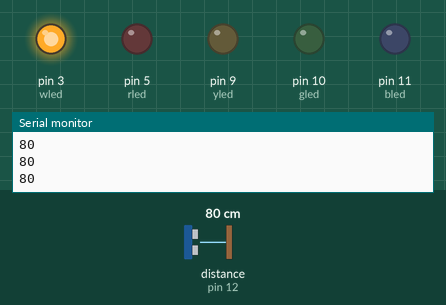
Bench run of a sketch on a simulated Arduino Uno, built with avr-gcc and run on an emulated ATmega328P. On the bench: output pins drawn as LEDs (lit = HIGH), the last lines printed to the serial monitor. The test bench sets the inputs (shaded band); at power-on: distance to the obstacle (sensor on pin 12) 80 cm.

Above: at 1.2 s.
1.3 s: distance to the obstacle (sensor on pin 12) set to 2 cm
At 2.2 s:
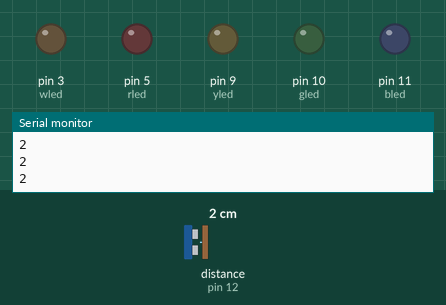
2.8 s: distance to the obstacle (sensor on pin 12) set to 9 cm
4.3 s: distance to the obstacle (sensor on pin 12) set to 12 cm
At 5.5 s:
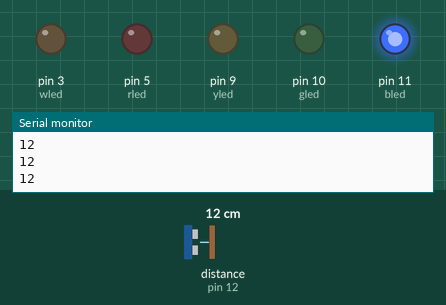
5.8 s: distance to the obstacle (sensor on pin 12) set to 35 cm
At 6.4 s:
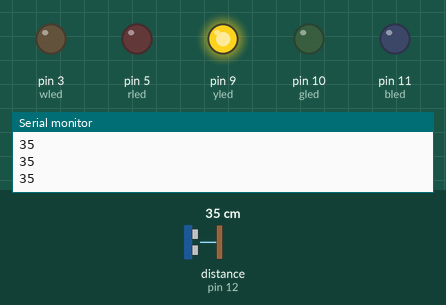
7.3 s: distance to the obstacle (sensor on pin 12) set to 27 cm
At 7.9 s:
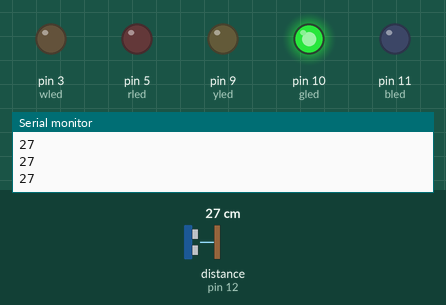
8.8 s: distance to the obstacle (sensor on pin 12) set to 4 cm
At 10.3 s:
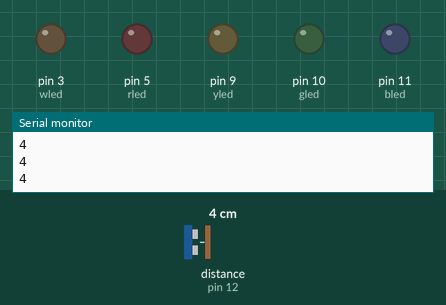
Timing chart, 0 to 11.4 s (numbered marks = the images above; inputs shaded):
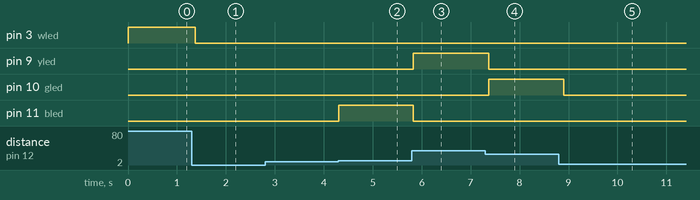

Measured:
- the behaviour switches between 10 and 11 cm on distance to the obstacle (sensor on pin 12) (found by bisection; images 1 and 2)
- after the input at 1.3 s, pin 3 (wled): HIGH → LOW after 0.07 s
- after the input at 4.3 s, pin 11 (bled): LOW → HIGH at once
- after the input at 5.8 s, pin 9 (yled): LOW → HIGH at once; pin 11 (bled): HIGH → LOW at once
- after the input at 7.3 s, pin 9 (yled): HIGH → LOW after 0.07 s; pin 10 (gled): LOW → HIGH after 0.07 s
- after the input at 8.8 s, pin 10 (gled): HIGH → LOW after 0.10 s

The sketch:

15_UltraSonicLEDs.ino
```cpp
#include <HCSR04.h>

UltraSonicDistanceSensor distanceSensor(13, 12);  // Initialize sensor that uses digital pins 13 and 12.
const int bled = 11;
const int gled = 10;
const int yled = 9;
const int rled = 5;
const int wled = 3;

int dist;

void setup () {
  pinMode(bled, OUTPUT);
  pinMode(gled, OUTPUT);
  pinMode(yled, OUTPUT);
  pinMode(rled, OUTPUT);
  pinMode(wled, OUTPUT);
  Serial.begin(9600);  // We initialize serial connection so that we could print values from sensor.
}

void loop () {
  // Every 500 miliseconds, do a measurement using the sensor and print the distance in centimeters.
  dist = (distanceSensor.measureDistanceCm());
  if (dist > 50) {
    digitalWrite (wled, HIGH);
  } else {
    digitalWrite (wled, LOW);
  }
  if ((dist > 40) && (dist < 50)){
    digitalWrite (rled, HIGH);
  } else {
    digitalWrite (rled, LOW);
  }
  if ((dist > 30) && (dist < 40)){
    digitalWrite (yled, HIGH);
  } else {
    digitalWrite (yled, LOW);
  }
  if ((dist > 20) && (dist < 30)){
    digitalWrite (gled, HIGH);
  } else {
    digitalWrite (gled, LOW);
  }

  if ((dist > 10) && (dist < 20)){
    digitalWrite (bled, HIGH);
  } else {
    digitalWrite (bled, LOW);
  }
  Serial.println(dist);
  delay(100);
}
```
